Frame 1 (no input): blank canvas, image omitted
Frame 60 (the mouse pressed at the canvas centre just before this capture): blank canvas, image omitted
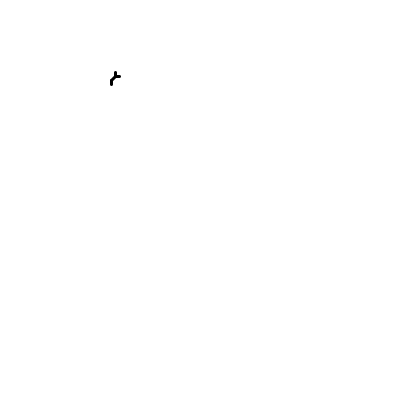
Frame 120 (the mouse held since frame 60 and released just before this capture)

The Processing sketch whose frames 1 and 60 were blank and that drew this single picture after the mouse press (run headless with seeded random() and noise(); from frame 60 on, the mouse is pressed at the canvas centre):

// Processing sketch: s06t00maite
// ── s06t00maite.pde
//Expresión Digital II - UDD - 2016.
//Maite Iturriaga Batlle.
//s06t00maite.

float x, y, amt;
int vel = 5;
int vel1 = 4;
int diam = 50;
color c1, c2, c3;

void setup() {
  size(400, 400);
  x = diam;
  y = height / 2;

  c1 = color (255, 255, 0); //Amarillo
  c2 = color (255, 0, 255); //Fucsia
  c3= color (0, 255, 255);//Cian
}

void draw() {
  amt = map(x, 0, width, 0, 1);
  c3 = lerpColor(c1, c2, amt);
  background(255);                              //Para que se vuelva a dibujar fondo
  lineas();
  x += vel;                                     //De izquierda a derecha movimiento
  y += vel1;
  //x -= 20;                                    //Por el 20 va más rápido y de derecha a izquierda
  //x += 20;                                    //Por el 20 va más rápido y de izquierda a derecha

  //¿Qué tengo que hacer para que la elipse aparezca al lado izquierdo, cuando llega alfinal?
  //if (x > width) {                            //Si es que x llega al final 
  //x = 0;                                      //Comienza desde el otro lado nuevamente
  //}

  //¿Qué tengo que hace para que la elipse se devuelva?
  if (x > width - diam / 2 || x < diam / 2) { 
    vel *= - 1;
  }
  if (y > height - diam / 2 || y < diam / 2) { 
    vel1 *= - 1;
  }
  
}
void lineas(){
  fill(c3);
  strokeWeight(3);
  // todo iene queir en funcion de valores generales mate mate mate mate
  line( x, y, x + 4, y); //Línea(a)
  line( x, y, x, y - 4); //Línea(b)
  line( x - 4, y + 4, x - 4, y + 8);//Línea(c)
  line(x, y, x - 4, y + 4); //Línea(d)
  println("maite te gané!");
}
